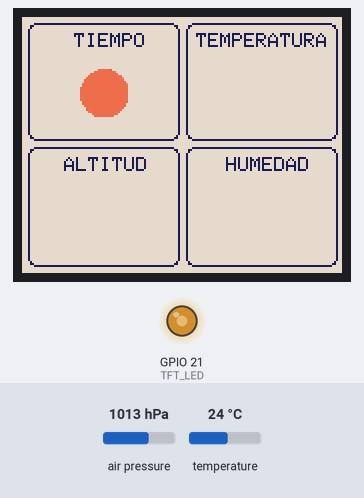
This sketch was run on a simulated ESP32-C3. Parts: 160×128 colour display, output pins drawn as LEDs (lit = HIGH). Inputs (shaded band) come from the test bench; at power-on: air pressure 1013 hPa, temperature 24 °C. WiFi joins after 1.5 s; servers stay silent unless stated; what the sketch prints to the serial monitor is not drawn.

Above: at 0.2 s.
At 2.7 s:
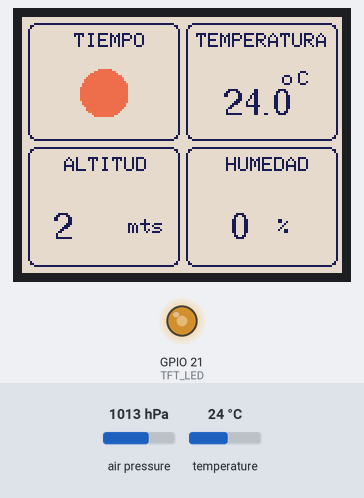

The sketch:

Little_Weather.ino
```cpp
// Indoor weather station
// Graphic UI and WIFI Version
//
// platform: ESP32-C3 Super Mini
// display: 128*160 SPI 1.8 inch diagonal TFT ST7735 controller
// Sensor: BMP280

// As the BMP280 DOES NOT measure humidity locally, we need to fetch it from
// the interwebs :(
// This constraint makes it a "connected" device :_(

#include <SPI.h>
#include <Wire.h>
#include <WiFi.h>
#include <HTTPClient.h>
#include <ArduinoJson.h>
#include <Adafruit_GFX.h>
#include <Adafruit_BMP280.h>
#include <Adafruit_ST7735.h>
#include <Fonts/FreeSans9pt7b.h>
#include <weather_icons.h>

const char* SSID = "your_ssid";
const char* PASS = "your_wifi_pass";
const char* OWM_KEY = "your_openweather_api_key";
const char* CITY_ID = "your_openweather_city_id";

// Pin definitions
#define TFT_CS 7
#define TFT_RST 5
#define TFT_DC 10
#define TFT_LED 21
#define BM_SDA 0
#define BM_SCL 1

Adafruit_BMP280 bmp;
Adafruit_ST7735 tft = Adafruit_ST7735(TFT_CS, TFT_DC, TFT_RST);

// Panel Coordinates & Dimensions (X, Y, Width, Height)
// calculated for 160x128 Landscape display
#define P1_X 3  // Top-Left (Forecast)
#define P1_Y 3
#define P1_W 76
#define P1_H 59

#define P2_X 82  // Top-Right (Temp)
#define P2_Y 3
#define P2_W 76
#define P2_H 59

#define P3_X 3  // Bottom-Left (Pressure)
#define P3_Y 65
#define P3_W 76
#define P3_H 60

#define P4_X 82  // Bottom-Right (Humidity)
#define P4_Y 65
#define P4_W 76
#define P4_H 60

// Display Colors (RGB565 format)
#define LINE_DARK tft.color565(30, 30, 80)
#define COLOR_BONE tft.color565(227, 218, 201)

// Variables for forecasting
float currentPressure = 0.0;
float humidity = 0.0;
float seaLevelPressure = 0.0;
String currentIconCode = "01d";


// Weather icons as bitmaps
// extracted from openweathermap (https://openweathermap.org/api/weather-conditions)
// and converted to C-array bitmap so we can store it as bytecode, for efficiency
// (https://image2cpp.com/)
struct IconMap {
	const char* name;
	const uint16_t* bitmap;
};

const IconMap weatherIcons[] = {
	{ "01d", i01d },
	{ "01n", i01n },
	{ "02d", i02d },
	{ "02n", i02n },
	{ "03d", i03d },
	{ "03n", i03d },
	{ "04d", i04d },
	{ "04n", i04d },
	{ "09d", i09d },
	{ "09n", i09d },
	{ "10d", i10d },
	{ "10n", i10n },
	{ "11d", i11d },
	{ "11n", i11d },
	{ "13d", i13d },
	{ "13n", i13d },
	{ "50d", i50d },
	{ "50n", i50d },
};
const uint8_t iconCount = sizeof(weatherIcons) / sizeof(weatherIcons[0]);

void drawWeatherIcon(int16_t x, int16_t y, String code) {
	const uint16_t* bitmapToDraw = nullptr;


	// Scan to match icon code with layout definition (bitmap above)
	for (uint8_t i = 0; i < iconCount; i++) {
		if (code == weatherIcons[i].name) {
			bitmapToDraw = weatherIcons[i].bitmap;
			break;
		}
	}

	if (bitmapToDraw == nullptr) {
		bitmapToDraw = i01d;  // Default fallback icon
	}

	// Centering math inside P1 Panel (P1_W = 84, P1_H = 59, Icon = 48x48)
	int16_t iconX = P1_X + ((P1_W - 48) / 2);  // Center horizontally
	int16_t iconY = P1_Y + ((P1_H - 36) / 2);  // Center vertically

	// Render on screen
	//tft.drawRGBBitmap(iconX, iconY, bitmapToDraw, 48, 48);

	// as drawRGBBitmap doesn't support icons with transparent background
	// we're gonna need to draw the icon pixel by pixel and skip the 'transparecy' value a.k.a 0x0000
	tft.startWrite();
	const uint16_t transparentKey = 0x0000;
	int w = 48;
	int h = 48;

  for (int16_t j = 0; j < h; j++) {
    for (int16_t i = 0; i < w; i++) {
      uint16_t color = pgm_read_word(&bitmapToDraw[j * w + i]);
      if (color != transparentKey) {
        tft.writePixel(iconX + i, iconY + j, color);
      }
    }
  }
  tft.endWrite();
}

void drawStaticUI() {
	tft.fillScreen(COLOR_BONE);

	// Draw the 4 panels
	tft.drawRoundRect(P1_X, P1_Y, P1_W, P1_H, 4, LINE_DARK);
	tft.drawRoundRect(P2_X, P2_Y, P2_W, P2_H, 4, LINE_DARK);
	tft.drawRoundRect(P3_X, P3_Y, P3_W, P3_H, 4, LINE_DARK);
	tft.drawRoundRect(P4_X, P4_Y, P4_W, P4_H, 4, LINE_DARK);

	// Draw standard titles using the default 5x7 font
	tft.setFont();
	tft.setTextColor(LINE_DARK);
	tft.setTextSize(1);

	tft.setCursor(P1_X + 23, P1_Y + 5);
	tft.print("TIEMPO");
	tft.setCursor(P2_X + 5, P2_Y + 5);
	tft.print("TEMPERATURA");
	tft.setCursor(P3_X + 18, P3_Y + 5);
	tft.print("ALTITUD");
	tft.setCursor(P4_X + 20, P4_Y + 5);
	tft.print("HUMEDAD");

	drawWeatherIcon(20, 30, currentIconCode);
}

void fetchOutdoor() {
	// Fetch weather data from openweathermap as we cannot source forecast
	// and humidity locally
	HTTPClient http;
	String url = String("http://api.openweathermap.org/data/2.5/weather?id=") + CITY_ID + "&units=metric&appid=" + OWM_KEY;
	http.begin(url);
	if (http.GET() == 200) {
		StaticJsonDocument<1024> d;
		deserializeJson(d, http.getString());
		humidity = d["main"]["humidity"].as<float>();
		seaLevelPressure = d["main"]["sea_level"].as<float>();
		currentIconCode = d["weather"][0]["icon"].as<String>();
	}
	http.end();
}

void setup() {
	Serial.begin(115200);
	Wire.begin(BM_SDA, BM_SCL);

	ledcAttach(TFT_LED, 5000, 8);  // Setup a PWM channel (pin_number, frequency, resolution)
	ledcWrite(TFT_LED, 153);        // Set the PWM output for brightness on TFT backlight (pin_number, duty_cycle) out of 255

	tft.initR(INITR_BLACKTAB);
	tft.setRotation(1);

	bmp.begin(0x76);

	// Default settings from datasheet for standard weather monitoring
	bmp.setSampling(Adafruit_BMP280::MODE_NORMAL,      // Operating Mode
	                Adafruit_BMP280::SAMPLING_X2,      // Temp. oversampling
	                Adafruit_BMP280::SAMPLING_X16,     // Pressure oversampling
	                Adafruit_BMP280::FILTER_X16,       // Filtering
	                Adafruit_BMP280::STANDBY_MS_500);  // Standby time

	// Take initial pressure reading
	currentPressure = bmp.readPressure() / 100.0F;  // Convert Pa to hPa

	drawStaticUI();

	WiFi.begin(SSID, PASS);
	delay(2500);  // allow 5 secs for connection
}

void loop() {
	float temp = bmp.readTemperature();
	float alt = bmp.readAltitude(seaLevelPressure);

	// Erase the old values by painting blue boxes inside the panels
	tft.fillRect(P1_X + 2, P1_Y + 16, P1_W - 4, P1_H - 18, COLOR_BONE);
	tft.fillRect(P2_X + 2, P2_Y + 16, P2_W - 4, P2_H - 18, COLOR_BONE);
	tft.fillRect(P3_X + 2, P3_Y + 16, P3_W - 4, P3_H - 18, COLOR_BONE);
	tft.fillRect(P4_X + 2, P4_Y + 16, P4_W - 4, P4_H - 18, COLOR_BONE);

	// Setup the larger font for the numeric values
	tft.setFont(&FreeSans9pt7b);
	tft.setTextColor(LINE_DARK);
	tft.setTextSize(1);

	// Print weather icon
	drawWeatherIcon(20, 30, currentIconCode);

	// Print Temperature
	tft.setCursor(P2_X + 18, P2_Y + 45);
	tft.printf("%.1f", temp);
	tft.setFont();                                       // Switch back to default font for units to make them smaller
	tft.drawCircle(P2_X + 50, P2_Y + 28, 2, LINE_DARK);  // Degree symbol
	tft.setCursor(P2_X + 56, P2_Y + 24);
	tft.print("C");

	// Print Altitude
	tft.setFont(&FreeSans9pt7b);
	tft.setCursor(P3_X + 12, P3_Y + 45);
	tft.printf("%.0f", alt);
	tft.setFont();
	tft.setCursor(P3_X + 50, P3_Y + 36);
	tft.print("mts");

	// Print Humidity
	tft.setFont(&FreeSans9pt7b);
	tft.setCursor(P4_X + 22, P4_Y + 45);
	tft.printf("%.0f", humidity);
	tft.setFont();
	tft.setCursor(P4_X + 46, P4_Y + 36);
	tft.print("%");

	if (WiFi.status() == WL_CONNECTED) {
		Serial.println("Wifi Connected");
		delay(1800000);  // Wait 30 minutes
	} else {
		Serial.println("Wifi NOT Connected");
		delay(30000);  // Wait 30 seconds
	}
	fetchOutdoor();
}
```

Source omitted: ather_icons.h (data table, 227245 bytes)

Measured:
- what the display in image 0 shows lasts 2.5 s, from 0.2 s to 2.7 s
